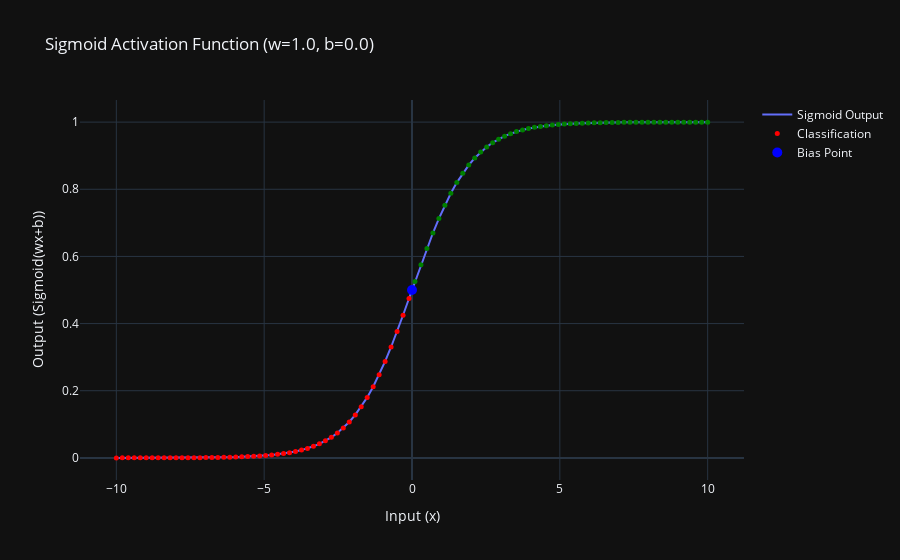

This figure's notebook cell:
### Code cell
import numpy as np
import plotly.graph_objects as go
import ipywidgets as widgets
from IPython.display import display

def sigmoid(x):
    return 1 / (1 + np.exp(-x))

def linear(x):
    return x

def classify(z, activation):
    if activation == 'Sigmoid':
        prob = sigmoid(z)
        return 1 if prob >= 0.5 else 0  # Thresholding for classification
    else:
        return 'Undefined (Linear has no threshold)'

def update_plot(w, b, activation):
    x_vals = np.linspace(-10, 10, 100)
    z_vals = w * x_vals + b
    
    if activation == 'Sigmoid':
        y_vals = sigmoid(z_vals)
    else:
        y_vals = linear(z_vals)
    
    classification_results = [classify(z, activation) for z in z_vals]
    colors = ['green' if c == 1 else 'red' for c in classification_results]
    
    fig = go.Figure()
    fig.add_trace(go.Scatter(x=x_vals, y=y_vals, mode='lines', name=f'{activation} Output'))
    fig.add_trace(go.Scatter(x=x_vals, y=y_vals, mode='markers', marker=dict(color=colors, size=5), name='Classification'))
    
    fig.add_trace(go.Scatter(x=[0], y=[sigmoid(b) if activation == 'Sigmoid' else b], mode='markers', marker=dict(size=10, color='blue'), name='Bias Point'))
    
    fig.update_layout(title=f'{activation} Activation Function (w={w}, b={b})', xaxis_title='Input (x)', yaxis_title=f'Output ({activation}(wx+b))', template='plotly_dark')
    fig.show()

# Widgets for interaction
w_slider = widgets.FloatSlider(min=-5, max=5, step=0.1, value=1, description='Weight (w)')
b_slider = widgets.FloatSlider(min=-5, max=5, step=0.1, value=0, description='Bias (b)')
activation_dropdown = widgets.Dropdown(options=['Sigmoid', 'Linear'], value='Sigmoid', description='Activation')

ui = widgets.VBox([w_slider, b_slider, activation_dropdown])
output = widgets.Output()

def on_value_change(change):
    with output:
        output.clear_output(wait=True)
        update_plot(w_slider.value, b_slider.value, activation_dropdown.value)

w_slider.observe(on_value_change, names='value')
b_slider.observe(on_value_change, names='value')
activation_dropdown.observe(on_value_change, names='value')

display(ui, output)
update_plot(w_slider.value, b_slider.value, activation_dropdown.value)

### Figure 1 — Plotly figure (JSON) as saved in the notebook; plotly's stock layout.template omitted (floating-point values rounded to 4 significant figures)
{"data": [{"mode": "lines", "name": "Sigmoid Output", "type": "scatter", "x": [-10.0, -9.798, -9.596, -9.394, -9.192, -8.99, -8.788, -8.586, -8.384, -8.182, -7.98, -7.778, -7.576, -7.374, -7.172, -6.97, -6.768, -6.566, -6.364, -6.162, -5.96, -5.758, -5.556, -5.354, -5.152, -4.949, -4.747, -4.545, -4.343, -4.141, -3.939, -3.737, -3.535, -3.333, -3.131, -2.929, -2.727, -2.525, -2.323, -2.121, -1.919, -1.717, -1.515, -1.313, -1.111, -0.9091, -0.7071, -0.5051, -0.303, -0.101, 0.101, 0.303, 0.5051, 0.7071, 0.9091, 1.111, 1.313, 1.515, 1.717, 1.919, 2.121, 2.323, 2.525, 2.727, 2.929, 3.131, 3.333, 3.535, 3.737, 3.939, 4.141, 4.343, 4.545, 4.747, 4.949, 5.152, 5.354, 5.556, 5.758, 5.96, 6.162, 6.364, 6.566, 6.768, 6.97, 7.172, 7.374, 7.576, 7.778, 7.98, 8.182, 8.384, 8.586, 8.788, 8.99, 9.192, 9.394, 9.596, 9.798, 10.0], "y": [4.54e-05, 5.556e-05, 6.8e-05, 8.322e-05, 0.0001018, 0.0001246, 0.0001525, 0.0001867, 0.0002285, 0.0002796, 0.0003422, 0.0004188, 0.0005125, 0.0006271, 0.0007674, 0.0009391, 0.001149, 0.001406, 0.00172, 0.002104, 0.002574, 0.003149, 0.003851, 0.004709, 0.005757, 0.007037, 0.008599, 0.0105, 0.01283, 0.01565, 0.01909, 0.02326, 0.02832, 0.03445, 0.04183, 0.05072, 0.06138, 0.07411, 0.08922, 0.1071, 0.128, 0.1522, 0.1802, 0.212, 0.2477, 0.2872, 0.3302, 0.3764, 0.4248, 0.4748, 0.5252, 0.5752, 0.6236, 0.6698, 0.7128, 0.7523, 0.788, 0.8198, 0.8478, 0.872, 0.8929, 0.9108, 0.9259, 0.9386, 0.9493, 0.9582, 0.9656, 0.9717, 0.9767, 0.9809, 0.9843, 0.9872, 0.9895, 0.9914, 0.993, 0.9942, 0.9953, 0.9961, 0.9969, 0.9974, 0.9979, 0.9983, 0.9986, 0.9989, 0.9991, 0.9992, 0.9994, 0.9995, 0.9996, 0.9997, 0.9997, 0.9998, 0.9998, 0.9998, 0.9999, 0.9999, 0.9999, 0.9999, 0.9999, 1.0]}, {"marker": {"color": ["red", "red", "red", "red", "red", "red", "red", "red", "red", "red", "red", "red", "red", "red", "red", "red", "red", "red", "red", "red", "red", "red", "red", "red", "red", "red", "red", "red", "red", "red", "red", "red", "red", "red", "red", "red", "red", "red", "red", "red", "red", "red", "red", "red", "red", "red", "red", "red", "red", "red", "green", "green", "green", "green", "green", "green", "green", "green", "green", "green", "green", "green", "green", "green", "green", "green", "green", "green", "green", "green", "green", "green", "green", "green", "green", "green", "green", "green", "green", "green", "green", "green", "green", "green", "green", "green", "green", "green", "green", "green", "green", "green", "green", "green", "green", "green", "green", "green", "green", "green"], "size": 5}, "mode": "markers", "name": "Classification", "type": "scatter", "x": [-10.0, -9.798, -9.596, -9.394, -9.192, -8.99, -8.788, -8.586, -8.384, -8.182, -7.98, -7.778, -7.576, -7.374, -7.172, -6.97, -6.768, -6.566, -6.364, -6.162, -5.96, -5.758, -5.556, -5.354, -5.152, -4.949, -4.747, -4.545, -4.343, -4.141, -3.939, -3.737, -3.535, -3.333, -3.131, -2.929, -2.727, -2.525, -2.323, -2.121, -1.919, -1.717, -1.515, -1.313, -1.111, -0.9091, -0.7071, -0.5051, -0.303, -0.101, 0.101, 0.303, 0.5051, 0.7071, 0.9091, 1.111, 1.313, 1.515, 1.717, 1.919, 2.121, 2.323, 2.525, 2.727, 2.929, 3.131, 3.333, 3.535, 3.737, 3.939, 4.141, 4.343, 4.545, 4.747, 4.949, 5.152, 5.354, 5.556, 5.758, 5.96, 6.162, 6.364, 6.566, 6.768, 6.97, 7.172, 7.374, 7.576, 7.778, 7.98, 8.182, 8.384, 8.586, 8.788, 8.99, 9.192, 9.394, 9.596, 9.798, 10.0], "y": [4.54e-05, 5.556e-05, 6.8e-05, 8.322e-05, 0.0001018, 0.0001246, 0.0001525, 0.0001867, 0.0002285, 0.0002796, 0.0003422, 0.0004188, 0.0005125, 0.0006271, 0.0007674, 0.0009391, 0.001149, 0.001406, 0.00172, 0.002104, 0.002574, 0.003149, 0.003851, 0.004709, 0.005757, 0.007037, 0.008599, 0.0105, 0.01283, 0.01565, 0.01909, 0.02326, 0.02832, 0.03445, 0.04183, 0.05072, 0.06138, 0.07411, 0.08922, 0.1071, 0.128, 0.1522, 0.1802, 0.212, 0.2477, 0.2872, 0.3302, 0.3764, 0.4248, 0.4748, 0.5252, 0.5752, 0.6236, 0.6698, 0.7128, 0.7523, 0.788, 0.8198, 0.8478, 0.872, 0.8929, 0.9108, 0.9259, 0.9386, 0.9493, 0.9582, 0.9656, 0.9717, 0.9767, 0.9809, 0.9843, 0.9872, 0.9895, 0.9914, 0.993, 0.9942, 0.9953, 0.9961, 0.9969, 0.9974, 0.9979, 0.9983, 0.9986, 0.9989, 0.9991, 0.9992, 0.9994, 0.9995, 0.9996, 0.9997, 0.9997, 0.9998, 0.9998, 0.9998, 0.9999, 0.9999, 0.9999, 0.9999, 0.9999, 1.0]}, {"marker": {"color": "blue", "size": 10}, "mode": "markers", "name": "Bias Point", "type": "scatter", "x": [0], "y": [0.5]}], "layout": {"title": {"text": "Sigmoid Activation Function (w=1.0, b=0.0)"}, "xaxis": {"title": {"text": "Input (x)"}}, "yaxis": {"title": {"text": "Output (Sigmoid(wx+b))"}}}}
